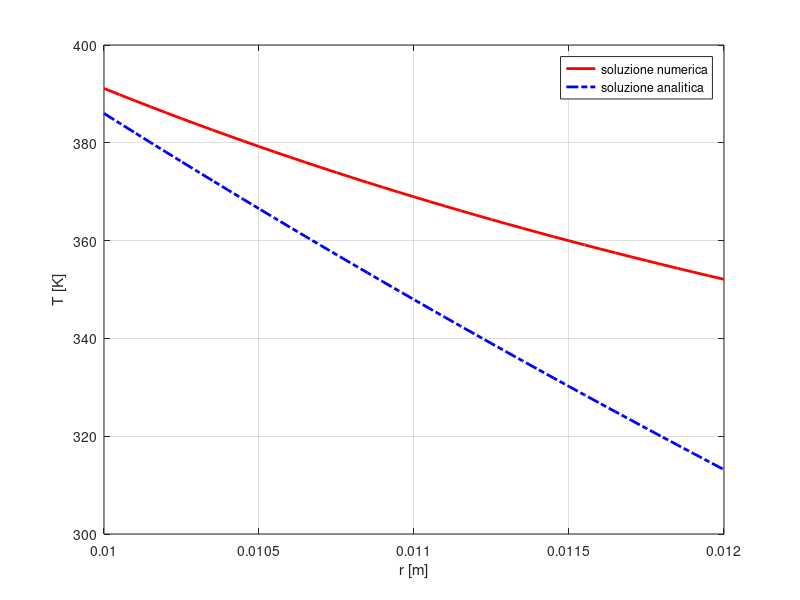

The MATLAB source for this figure:
clc; clear; close all;

%% dati
Tw = 400; %K
ri = 10e-3; %m
ro = 12e-3; %m
kk = 0.035; %W/mK
hi = 100; %W/m^2K
Ta = 300; %K
ho = 10; %W/m^2K

%% griglia
dr = 5e-5; %m
rr = (ri:dr:ro)';
nn = length(rr);

%% AA
s_diag = -dr + 2*rr;
c_diag = -4*rr;
i_diag = dr + 2*rr;

AA = spdiags([s_diag c_diag i_diag], -1:1, nn, nn);

%% bb
bb = zeros(nn,1);

%% coco
%AA(1,1) = 1; AA(1,2) = 0; bb(1) = 400; % dirichlet
AA(1,1) = -1 + dr*hi/-kk; AA(1,2) = 1; bb(1) = dr*Tw*hi/-kk; % robin
%AA(end,end-1) = 0; AA(end,end) = 1; bb(end) = 300; % dirichlet
AA(end, end-1) = -1; AA(end,end) = 1 - dr*ho/-kk; bb(end) = -dr*Ta*ho/-kk; % robin

%% TT
TT = AA\bb;

%% analitica || C1 C2 T1 T2
C1 = (-Ta+Tw)/kk/(1/ri/hi-1/ro/ho+log(ro/ri));
C2 = Tw-C1*log(ri)+kk/ri/hi*C1;
TTan = @(r) C1*log(r) + C2;
  
%% show
plot(rr, TT, 'r-', 'linewidth', 2)
hold on
plot(rr, TTan(rr), 'b-.', 'linewidth', 2)
legend('soluzione numerica', 'soluzione analitica')
grid on
xlabel('r [m]')
ylabel('T [K]')
